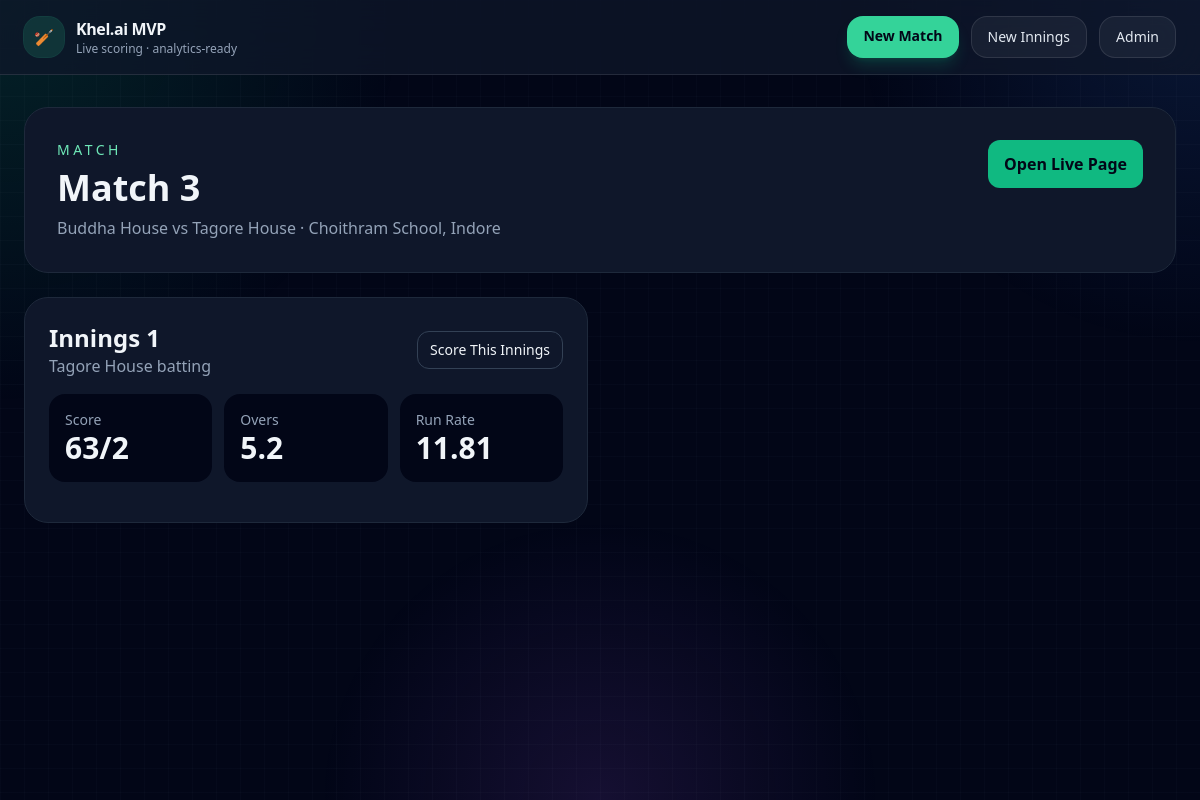
/matches/3/, run on the app's committed database.
### matches/models.py (models this page shows, shortened)
class Match(models.Model):
    title = models.CharField(max_length=200)
    tournament_name = models.CharField(max_length=200, blank=True)
    venue = models.CharField(max_length=200, blank=True)
    match_date = models.DateField(null=True, blank=True)
    team_1 = models.ForeignKey(Team, on_delete=models.CASCADE, related_name="home_matches")
    team_2 = models.ForeignKey(Team, on_delete=models.CASCADE, related_name="away_matches")
    toss_winner = models.ForeignKey(
        Team,
        on_delete=models.SET_NULL,
        null=True,
        blank=True,
        related_name="toss_wins"
    )
    toss_decision = models.CharField(max_length=20, blank=True)
    status = models.CharField(max_length=30, default="live")
    stream_url = models.URLField(blank=True)
    class Meta:
        ordering = ["-id"]

class Team(models.Model):
    name = models.CharField(max_length=120, unique=True)
    short_name = models.CharField(max_length=12, blank=True)

class Innings(models.Model):
    match = models.ForeignKey(Match, on_delete=models.CASCADE, related_name="innings")
    innings_number = models.PositiveSmallIntegerField()
    batting_team = models.ForeignKey(Team, on_delete=models.CASCADE, related_name="batting_innings")
    bowling_team = models.ForeignKey(Team, on_delete=models.CASCADE, related_name="bowling_innings")
    total_overs_limit = models.PositiveSmallIntegerField(default=20)
    is_complete = models.BooleanField(default=False)
    class Meta:
        unique_together = ("match", "innings_number")
        ordering = ["innings_number"]

### matches/views.py (the view)
# urls.py: path("matches/<int:pk>/", views.match_detail, name="match_detail"),
def match_detail(request, pk):
    match = get_object_or_404(
        Match.objects.prefetch_related("innings__ball_events"),
        pk=pk
    )
    innings_list = []
    for innings in match.innings.select_related("batting_team", "bowling_team").all():
        innings_list.append((innings, innings_summary(innings)))
    return render(
        request,
        "matches/match_detail.html",
        {
            "match": match,
            "innings_list": innings_list,
        },
    )

### matches/models.py (called while the page is built)
    @property
    def total_runs(self):
        return self.runs_off_bat + self.extras

### matches/services.py (called while the page is built)
def _ball_label(event):
    parts = []
    if event.extra_type:
        parts.append(event.extra_type.replace("_", " ").title())
    parts.append(str(event.total_runs) if event.total_runs else "0")
    if event.wicket_fell:
        parts.append("W")
    return " ".join(parts)

### matches/templates/matches/match_detail.html (shortened to what this page needs)
{% extends "matches/base.html" %}
{% block content %}
<section class="mb-6 rounded-3xl border border-slate-800 bg-slate-900 p-8">
  <div class="flex flex-wrap items-start justify-between gap-4">
    <div>
      <p class="mb-2 text-sm uppercase tracking-[0.25em] text-emerald-300">Match</p>
      <h1 class="text-4xl font-bold">{{ match.title }}</h1>
      <p class="mt-2 text-slate-400">
        {{ match.team_1.name }} vs {{ match.team_2.name }} · {{ match.venue }}
      </p>
    </div>
    <div class="flex gap-3">
      <a href="{% url 'live_match' match.pk %}" class="rounded-xl bg-emerald-500 px-4 py-3 font-semibold text-slate-950">
        Open Live Page
      </a>
    </div>
  </div>
</section>
<section class="grid gap-6 lg:grid-cols-2">
  {% for innings, summary in innings_list %}
    <article class="rounded-3xl border border-slate-800 bg-slate-900 p-6">
      <div class="mb-4 flex items-center justify-between">
        <div>
          <h2 class="text-2xl font-bold">Innings {{ innings.innings_number }}</h2>
          <p class="text-slate-400">{{ innings.batting_team.name }} batting</p>
        </div>
        <a href="{% url 'innings_scoring' innings.pk %}" class="rounded-xl border border-slate-700 px-3 py-2 text-sm">
          Score This Innings
        </a>
      </div>
      <div class="mb-4 grid grid-cols-3 gap-3">
        <div class="rounded-2xl bg-slate-950 p-4">
          <p class="text-sm text-slate-400">Score</p>
          <p class="text-3xl font-bold">{{ summary.total_runs }}/{{ summary.wickets }}</p>
        </div>
        <div class="rounded-2xl bg-slate-950 p-4">
          <p class="text-sm text-slate-400">Overs</p>
          <p class="text-3xl font-bold">{{ summary.overs }}</p>
        </div>
        <div class="rounded-2xl bg-slate-950 p-4">
          <p class="text-sm text-slate-400">Run Rate</p>
          <p class="text-3xl font-bold">{{ summary.run_rate }}</p>
        </div>
      </div>
    </article>
  {% empty %}
    <div class="rounded-2xl border border-dashed border-slate-700 bg-slate-900 p-6 text-slate-300">
      No innings created yet.
    </div>
  {% endfor %}
</section>
{% endblock %}

### data on the page
Match: title "Match 3", team_1.name "Buddha House", team_2.name "Tagore House", venue "Choithram School, Indore"
Innings: innings_number "1", batting_team.name "Tagore House", total_runs "63", wickets "2", overs "5.2", run_rate "11.81"
